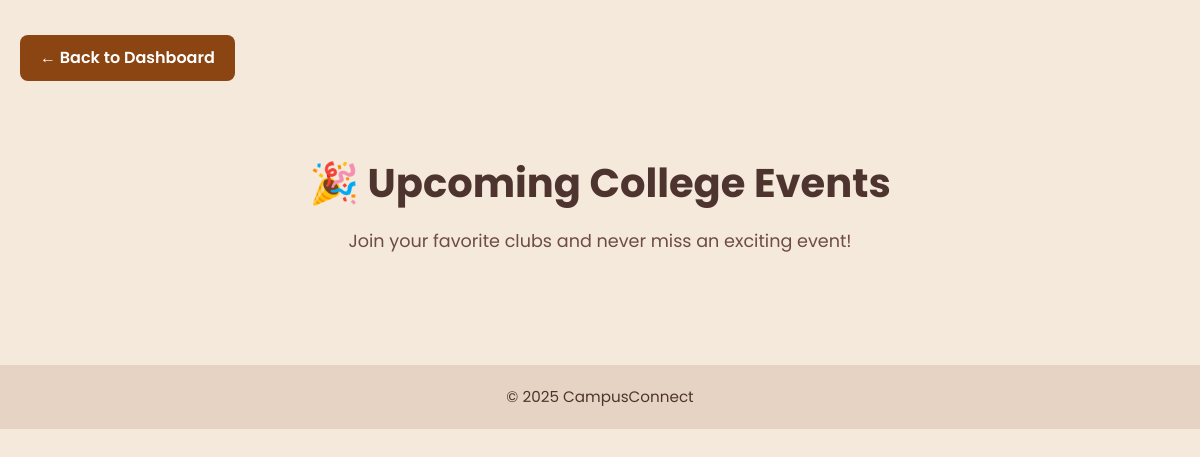
The page /events (signed in) on the database as committed earlier.
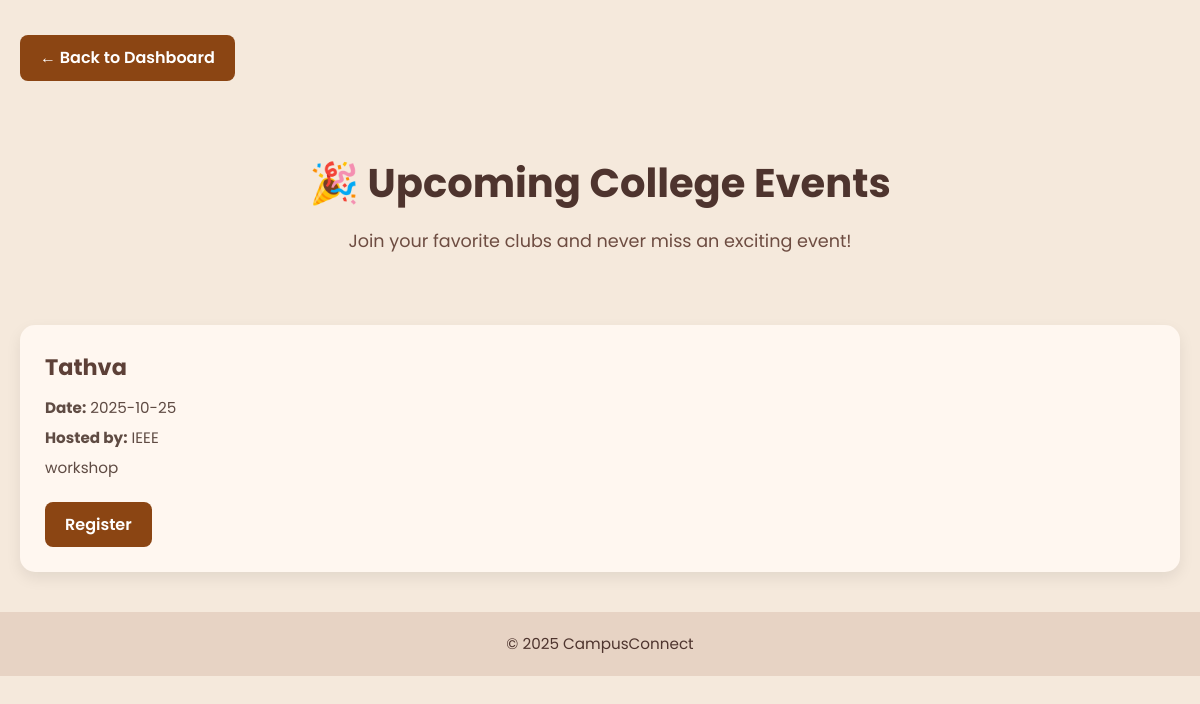
The same page on the database as committed later.
### tables this page shows
CREATE TABLE events (
        id INTEGER PRIMARY KEY AUTOINCREMENT,
        name TEXT,
        date TEXT,
        host TEXT,
        description TEXT
    );

### app.py (the view)
@app.route('/events')
def browse_events():
    if 'student_id' not in session:
        return redirect(url_for('student_login'))
    conn = get_db_connection()
    events = conn.execute('SELECT * FROM events').fetchall()
    conn.close()
    return render_template('event.html', events=events)

### app.py (called while the page is built)
def get_db_connection():
    conn = sqlite3.connect('campusconnect.db')
    conn.row_factory = sqlite3.Row
    return conn

### templates/event.html (shortened to what this page needs)
<!DOCTYPE html>
<html lang="en">
<head>
  <link rel="stylesheet" href="{{ url_for('static', filename='event.css') }}">
</head>
<body>
  <div style="padding: 20px;">
    <a href="{{ url_for('student_dashboard') }}" class="btn">← Back to Dashboard</a>
  </div>
  <header>
    <h1>🎉 Upcoming College Events</h1>
    <p>Join your favorite clubs and never miss an exciting event!</p>
  </header>
  <div class="events-container">
    {% for event in events %}
    <div class="event-card">
      <h2>{{ event.name }}</h2>
      <p><strong>Date:</strong> {{ event.date }}</p>
      <p><strong>Hosted by:</strong> {{ event.host }}</p>
      <p>{{ event.description }}</p>
      <a href="#" class="btn">Register</a>
    </div>
    {% endfor %}
  </div>
  <footer>
    © 2025 CampusConnect
  </footer>
</body>
</html>

### static/event.css (style rules this page uses)
* { margin: 0; padding: 0; box-sizing: border-box; }
body { font-family: 'Poppins', sans-serif; background-color: #f5e9dc; color: #333; line-height: 1.6; }
header { text-align: center; padding: 50px 20px 30px; color: #4e342e; }
header h1 { font-size: 2.5rem; margin-bottom: 12px; }
header p { font-size: 1.1rem; color: #6d4c41; }
.events-container { display: grid; grid-template-columns: repeat(auto-fit, minmax(300px, 1fr)); gap: 25px; padding: 40px 20px; max-width: 1200px; margin: auto; }
.event-card { background: #fff7f0; border-radius: 15px; padding: 25px; box-shadow: 0 6px 15px rgba(0, 0, 0, 0.08); transition: transform 0.3s ease, box-shadow 0.3s ease; }
.event-card h2 { font-size: 1.4rem; color: #5d4037; margin-bottom: 10px; }
.event-card p { font-size: 0.95rem; color: #5f4b43; margin: 6px 0; }
.btn { display: inline-block; margin-top: 15px; padding: 10px 20px; background-color: #8B4513; color: white; text-decoration: none; border-radius: 8px; font-weight: 600; transition: background-color 0.3s ease, transform 0.2s ease; }
footer { text-align: center; padding: 20px; color: #4e342e; font-size: 0.95rem; background: #e7d3c4; }

Rows that differ between the two databases and show on the page:
added events: name "Tathva", date "2025-10-25", host "IEEE", description "workshop"
